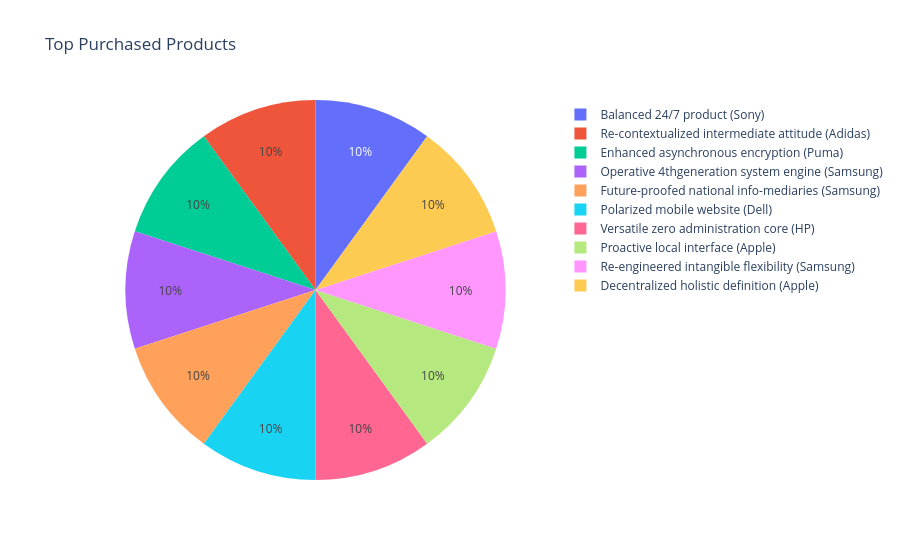

The code cell stored with this chart in its notebook:
### Markdown cell above
## Top Purchased Products

### Code cell
buy_df = metrics_df[metrics_df['event_type'] == 'buy'].sort_values('count', ascending=False).head(10)
buy_products = buy_df.merge(
    product_df[['id', 'title', 'brand']],
    left_on='product_id',
    right_on='id',
    how='left'
)
buy_products['label'] = buy_products['title'] + ' (' + buy_products['brand'] + ')'

fig = px.pie(
    buy_products,
    names='label',
    values='count',
    color='label',
    color_discrete_sequence=px.colors.qualitative.Plotly,
    title='Top Purchased Products'
)
fig.show()

### Figure 1 — Plotly figure (JSON) as saved in the notebook; plotly's stock layout.template omitted (floating-point values rounded to 4 significant figures)
{"data": [{"customdata": [["Balanced 24/7 product (Sony)"], ["Re-contextualized intermediate attitude (Adidas)"], ["Enhanced asynchronous encryption (Puma)"], ["Operative 4thgeneration system engine (Samsung)"], ["Future-proofed national info-mediaries (Samsung)"], ["Polarized mobile website (Dell)"], ["Versatile zero administration core (HP)"], ["Proactive local interface (Apple)"], ["Re-engineered intangible flexibility (Samsung)"], ["Decentralized holistic definition (Apple)"]], "domain": {"x": [0, 1], "y": [0, 1]}, "hovertemplate": "label=%{customdata[0]}<br>count=%{value}<extra></extra>", "labels": ["Balanced 24/7 product (Sony)", "Re-contextualized intermediate attitude (Adidas)", "Enhanced asynchronous encryption (Puma)", "Operative 4thgeneration system engine (Samsung)", "Future-proofed national info-mediaries (Samsung)", "Polarized mobile website (Dell)", "Versatile zero administration core (HP)", "Proactive local interface (Apple)", "Re-engineered intangible flexibility (Samsung)", "Decentralized holistic definition (Apple)"], "legendgroup": "", "marker": {"colors": ["#636EFA", "#EF553B", "#00CC96", "#AB63FA", "#FFA15A", "#19D3F3", "#FF6692", "#B6E880", "#FF97FF", "#FECB52"]}, "name": "", "showlegend": true, "type": "pie", "values": [1, 1, 1, 1, 1, 1, 1, 1, 1, 1]}], "layout": {"legend": {"tracegroupgap": 0}, "piecolorway": ["#636EFA", "#EF553B", "#00CC96", "#AB63FA", "#FFA15A", "#19D3F3", "#FF6692", "#B6E880", "#FF97FF", "#FECB52"], "title": {"text": "Top Purchased Products"}}}
